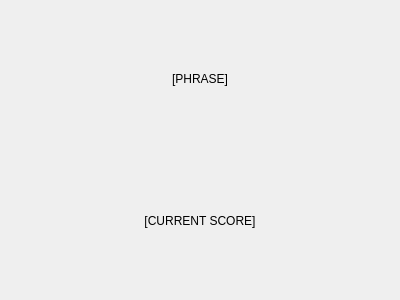
<?xml version="1.0" encoding="UTF-8"?>
<ui version="4.0">
 <class>PointsPage</class>
 <widget class="QWidget" name="PointsPage">
  <property name="geometry">
   <rect>
    <x>0</x>
    <y>0</y>
    <width>400</width>
    <height>300</height>
   </rect>
  </property>
  <property name="windowTitle">
   <string>Form</string>
  </property>
  <layout class="QVBoxLayout" name="verticalLayout">
   <item>
    <widget class="QLabel" name="_label">
     <property name="text">
      <string>[PHRASE]</string>
     </property>
     <property name="alignment">
      <set>Qt::AlignCenter</set>
     </property>
    </widget>
   </item>
   <item>
    <widget class="QLabel" name="_score_label">
     <property name="text">
      <string>[CURRENT SCORE]</string>
     </property>
     <property name="alignment">
      <set>Qt::AlignCenter</set>
     </property>
    </widget>
   </item>
  </layout>
 </widget>
 <resources/>
 <connections/>
</ui>
